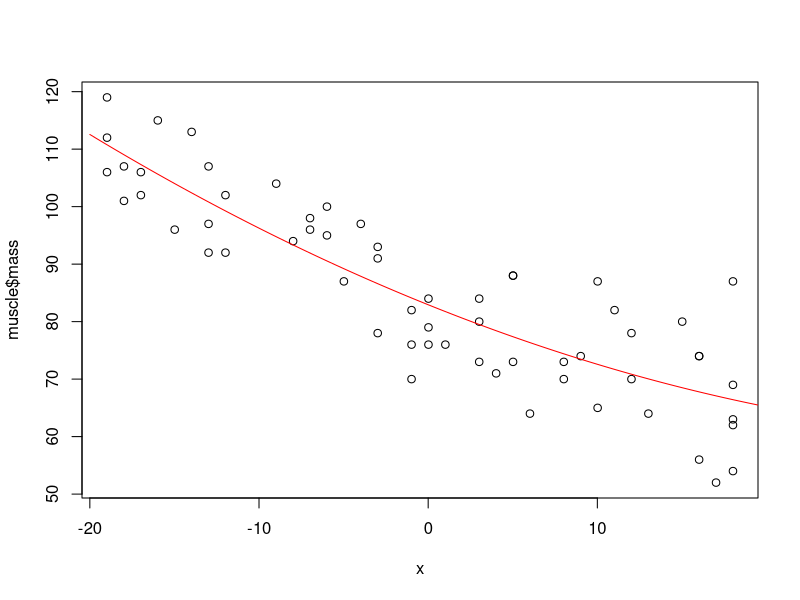

The R source for this figure:
muscle <- read.table("CH01PR27.txt");
names(muscle) <- c("mass", "age");
x = muscle$age - mean(muscle$age);
xsq = x^2;
model <- lm(muscle$mass~x+xsq);

xp <- seq(-20,20,0.1);
y <- 82.935749 - 1.183958*xp + 0.014840*xp^2;
plot(x, muscle$mass);
lines(xp, y, col="red");